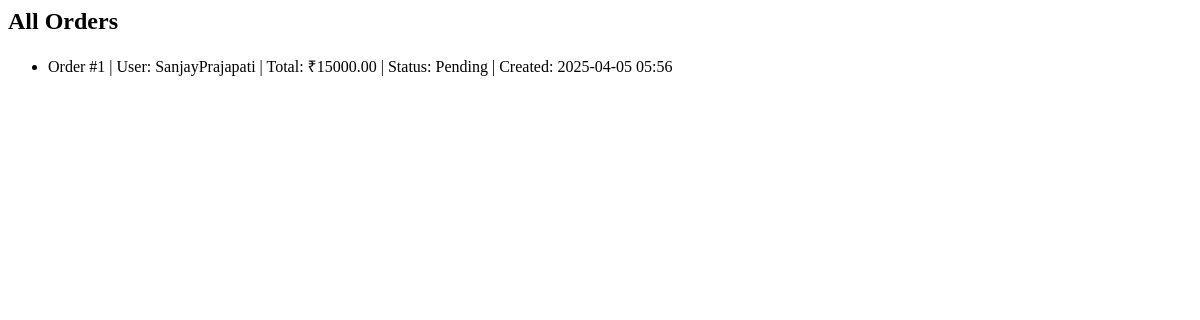
The page /dashboard/orders/ on the database as committed earlier.
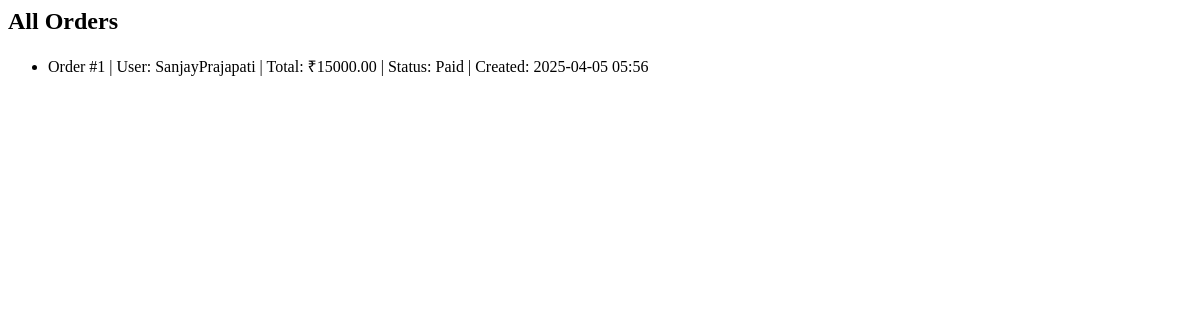
The same page on the database as committed later.
### store/models.py (models this page shows)
class Order(models.Model):
    user = models.ForeignKey(User, on_delete=models.CASCADE)
    created_at = models.DateTimeField(auto_now_add=True)
    total_price = models.DecimalField(max_digits=10, decimal_places=2)
    is_paid = models.BooleanField(default=False)
    razorpay_order_id = models.CharField(max_length=100, blank=True, null=True)

### dashboard/views.py (the view)
# urls.py: path('orders/', views.order_list, name='order_list'),
def order_list(request):
    orders = Order.objects.all()
    return render(request, 'dashboard/order_list.html', {'orders': orders})

### dashboard/templates/dashboard/order_list.html
<h2>All Orders</h2>
<ul>
    {% for order in orders %}
        <li>
            Order #{{ order.id }} |
            User: {{ order.user.username }} |
            Total: ₹{{ order.total_price }} |
            Status: {% if order.is_paid %}Paid{% else %}Pending{% endif %} |
            Created: {{ order.created_at|date:"Y-m-d H:i" }}
        </li>
    {% empty %}
        <li>No orders found.</li>
    {% endfor %}
</ul>

Rows that differ between the two databases and show on the page:
changed Order "SanjayPrajapati": is_paid "Pending" → "Paid"
